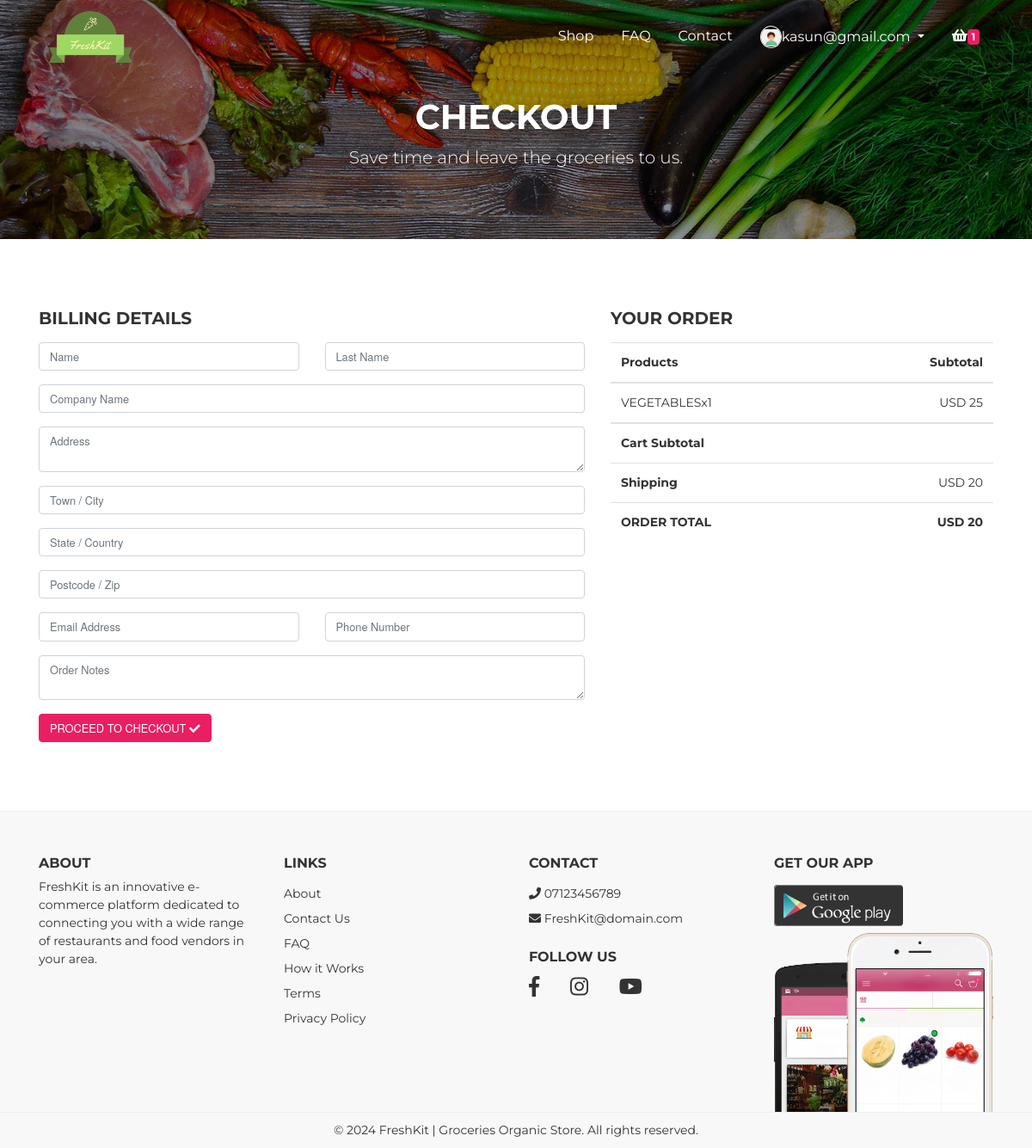
The page /products/checkout.php (signed in) on the database its author committed.
### tables this page shows
CREATE TABLE `cart` (
  `id` int(3) NOT NULL,
  `pro_id` int(3) NOT NULL,
  `pro_title` varchar(200) NOT NULL,
  `pro_image` varchar(200) NOT NULL,
  `pro_price` varchar(200) NOT NULL,
  `pro_qty` int(10) NOT NULL,
  `pro_subtotal` varchar(200) NOT NULL,
  `user_id` int(10) NOT NULL,
  `created_at` timestamp NOT NULL DEFAULT current_timestamp()
);

### products/checkout.php (the view, shortened to what this page needs)
<?php require "../includes/header.php"; ?>
<?php require "../config/config.php"; ?>
<?php
    $products = $conn->query("SELECT * FROM cart WHERE user_id ='$_SESSION[user_id]'");
    $products->execute();
    $allProducts = $products->fetchAll(PDO::FETCH_OBJ);
?>
<div id="page-content" class="page-content">
    <div class="banner">
        <div class="jumbotron jumbotron-bg text-center rounded-0"
            style="background-image: url('<?php echo APPURL;?>/assets/img/bg-header.jpg');">
            <div class="container">
                <h1 class="pt-5">
                    Checkout
                </h1>
                <p class="lead">
                    Save time and leave the groceries to us.
                </p>
            </div>
        </div>
    </div>
    <section id="checkout">
        <div class="container">
            <div class="row">
                <div class="col-xs-12 col-sm-7">
                    <h5 class="mb-3">BILLING DETAILS</h5>
                    <form action="checkout.php" method="POST" class="bill-detail">
                        <fieldset>
                            <div class="form-group row">
                                <div class="col">
                                    <input class="form-control" placeholder="Name" name="name" type="text">
                                </div>
                                <div class="col">
                                    <input class="form-control" placeholder="Last Name" name="lname" type="text">
                                </div>
                            </div>
                            <div class="form-group">
                                <input class="form-control" placeholder="Company Name" name="company_name" type="text">
                            </div>
                            <div class="form-group">
                                <textarea class="form-control" placeholder="Address" name="address"></textarea>
                            </div>
                            <div class="form-group">
                                <input class="form-control" placeholder="Town / City" name="city" type="text">
                            </div>
                            <div class="form-group">
                                <input class="form-control" placeholder="State / Country" name="country" type="text">
                            </div>
                            <div class="form-group">
                                <input class="form-control" placeholder="Postcode / Zip" name="zip_code" type="text">
                            </div>
                            <div class="form-group row">
                                <div class="col">
                                    <input class="form-control" placeholder="Email Address" name="email" type="email">
                                </div>
                                <div class="col">
                                    <input class="form-control" placeholder="Phone Number" name="phone_number"
                                        type="tel">
                                </div>
                            </div>
                            <div class="form-group">
                                <textarea class="form-control" name="order_notes" placeholder="Order Notes"></textarea>
                            </div>
                        </fieldset>
                        <button name="submit" type="submit" class=" btn btn-primary float-left">PROCEED TO CHECKOUT <i
                                class="fa fa-check"></i></button>
                    </form>
                </div>
                <div class="col-xs-12 col-sm-5">
                    <div class="holder">
                        <h5 class="mb-3">YOUR ORDER</h5>
                        <div class="table-responsive">
                            <table class="table">
                                <thead>
                                    <tr>
                                        <th>Products</th>
                                        <th class="text-right">Subtotal</th>
                                    </tr>
                                </thead>
                                <tbody>
                                    <?php foreach($allProducts as $product): ?>
                                    <tr>
                                        <td>
                                            <?php echo $product->pro_title; ?>x<?php echo $product->pro_qty; ?>
                                        </td>
                                        <td class="text-right">
                                            USD <?php echo $product->pro_price; ?>
                                        </td>
                                    </tr>
                                    <?php endforeach; ?>
                                </tbody>
                                <tfooter>
                                    <tr>
                                        <td>
                                            <strong>Cart Subtotal</strong>
                                        </td>
                                        <td class="text-right">
                                        </td>
                                    </tr>
                                    <tr>
                                        <td>
                                            <strong>Shipping</strong>
                                        </td>
                                        <td class="text-right">
                                            USD 20
                                        </td>
                                    </tr>
                                    <tr>
                                        <td>
                                            <strong>ORDER TOTAL</strong>
                                        </td>
                                        <td class="text-right">
                                            <strong>USD <?php echo $_SESSION['price'] + 20; ?></strong>
                                        </td>
                                    </tr>
                                </tfooter>
                            </table>
                        </div>
                    </div>
                </div>
            </div>
    </section>
</div>
<?php require "../includes/footer.php"; ?>

### assets/packages/o2system-ui/o2system-ui.css (style rules this page uses)
body { color:#333;font-size:14px;font-family:"Oxygen", "Helvetica Neue", Arial, sans-serif }
button,input,optgroup,select,textarea { font-family:"Oxygen", "Helvetica Neue", Arial, sans-serif }
input,select,.btn,.form-control,.dropdown-menu,.input-group-text { font-size:0.8rem }
.btn-primary { color:#FFF;background-color:#3783b5;border-color:#3783b5 }
.jumbotron { padding:4rem }
.jumbotron.jumbotron-bg { background-size:cover;color:#FFF }

### assets/css/theme.css (style rules this page uses)
body { color: #333333; font-size: 14px; font-family: "Montserrat", "Helvetica Neue", Arial, sans-serif; background: #fff; }
h1, h2, h3, h4, h5, h6 { text-transform: uppercase !important; font-weight: 700 !important; }
.btn-primary { background: #E91E63; border-color: #E91E63; }
section { padding: 80px 0; }
.banner .jumbotron { margin-bottom: 0; }
.banner .jumbotron .container { position: relative; z-index: 5; }

### rows shown on the page
cart: pro_title "VEGETABLES", pro_qty "1", pro_price "25"

### other values the page prints
$_SESSION['username'] "kasun@gmail.com"
$num->num_products "1"
$_SESSION['price'] + 20 "20"
